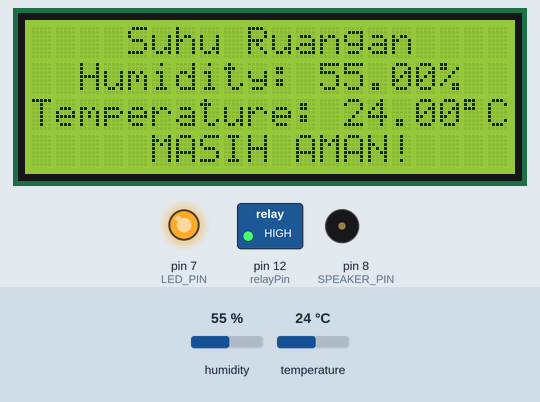
A sketch run on a simulated Arduino Uno, built with avr-gcc and run on an emulated ATmega328P. Shown: 20×4 character LCD, switched loads named in the sketch (green lamp = pin HIGH), output pins drawn as LEDs (lit = HIGH), buzzer (waves = sounding). Inputs (shaded band) come from the test bench; at power-on: temperature 24 °C, humidity 55 %. The modem accepts every AT command (registered, SIM ready, sends succeed) and sends nothing else; what the sketch prints to the serial monitor is not drawn.

Above: at 4.3 s.
4.4 s: temperature set to 23.3 °C
At 13.9 s:
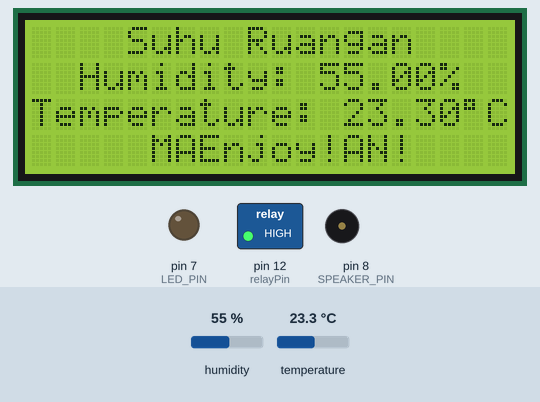
14.7 s: temperature set to 28 °C
At 23.9 s:
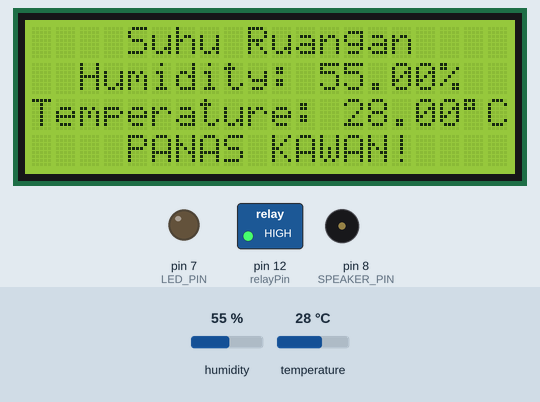
29.7 s: temperature set to 26.6 °C
39.8 s: temperature set to 25.2 °C
44.8 s: temperature set to 12 °C
At 53.7 s:
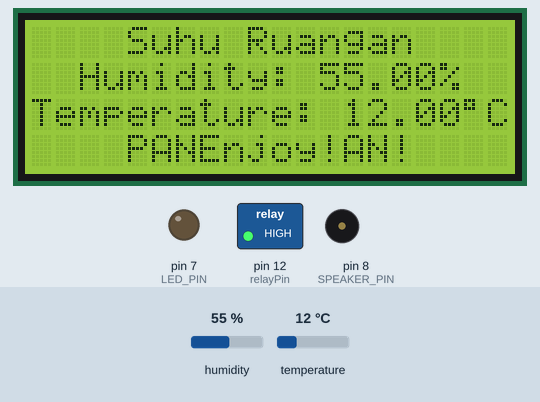
54.9 s: temperature set to 25 °C
At 64.8 s:
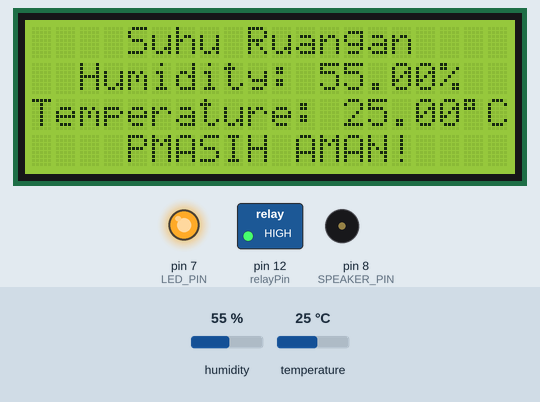
Timing chart, 0 to 65.9 s (numbered marks = the images above; inputs shaded):
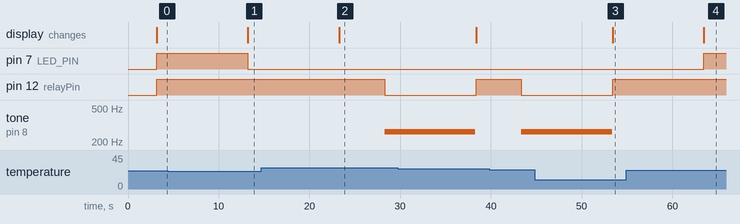

The sketch:

SuhuTest.ino
```cpp
#include "LiquidCrystal_I2C.h"
#include "DHT.h"
#include <SoftwareSerial.h>

#define I2C_ADDR 0x27
#define LCD_COLUMNS 20
#define LCD_LINES 4
#define DHTPIN 2
#define DHTTYPE DHT22 // DHT 22 (AM2302), AM2321
#define SPEAKER_PIN 8
#define LED_PIN 7

// Jika tidak mengunakan modul sim hapus ini
SoftwareSerial sim(12, 13); // TX RX
String apn = "internet"; // Nama APN
String user = ""; // Nama pengguna APN (kosongkan jika tidak ada)
String password = ""; // Kata sandi APN (kosongkan jika tidak ada)

LiquidCrystal_I2C lcd(I2C_ADDR, LCD_COLUMNS, LCD_LINES);
DHT dht(DHTPIN, DHTTYPE);
const int relayPin = 12;
void setup() {
  // put your setup code here, to run once:
  Serial.begin(9600);
  sim.begin(9600);
  pinMode(SPEAKER_PIN, OUTPUT);
  pinMode(LED_PIN, OUTPUT);
  pinMode(relayPin, OUTPUT);
  dht.begin();

  // Init
  lcd.init();
  lcd.backlight();

  // Jika tidak mengunakan modul sim hapus ini
  //AT Command untuk inisialisasi SIM800L
  sim.println("AT");
  delay(1000);
  sim.println("AT+CMGF=1"); // Set mode teks SMS
  delay(1000);
  sim.println("AT+CNMI=1,2,0,0,0"); // Aktifkan pemberitahuan SMS
  delay(1000);
}

void loop() {
  // put your main code here, to run repeatedly:
  float temperature = dht.readTemperature();
  float humidity = dht.readHumidity();

  // Check if any reads failed and exit early (to try again).
  if (isnan(temperature) || isnan(humidity)) {
    Serial.println(F("Failed to read from DHT sensor!"));
    return;
  }

  // Node MCU Serial Comunication
  String minta = "";
  while(Serial.available() > 0) {
    minta += char(Serial.read());
  }
  minta.trim();
  if (minta == "Ya") {
    send();
  }
  minta = "";

  // Print something
  lcd.setCursor(4, 0);
  lcd.print("Suhu Ruangan");
  lcd.setCursor(2, 1);
  lcd.print("Humidity: ");
  lcd.print(humidity);
  lcd.print("%");
  lcd.setCursor(0, 2);
  lcd.print("Temperature: ");
  lcd.print(temperature);
  lcd.print((char)223);
  lcd.print("C");
  if (temperature >= 26) {
    lcd.setCursor(4, 3);
    lcd.print("PANAS KAWAN!");
    //Mengirim pesan SMS
    // sendSMS("+6281234567890", "Halo, ini contoh pesan SMS dari Arduino!");
    String data = String(temperature) + "#" + String(humidity); // Node MCU
    Serial.println(data);
    digitalWrite(relayPin, HIGH);
    delay(5000);
    digitalWrite(relayPin, LOW);
    tone(SPEAKER_PIN, 262, 10000);
  } else if (temperature >= 24){
    lcd.setCursor(5, 3);
    lcd.print("MASIH AMAN!");
    digitalWrite(LED_PIN, HIGH);
    digitalWrite(relayPin, HIGH);
  }else{
    lcd.setCursor(7, 3);
    digitalWrite(LED_PIN, LOW);
    digitalWrite(relayPin, HIGH);
    lcd.print("Enjoy!");
  }
  delay(10000); // 10 detik
}

void send() {
  float temperature = dht.readTemperature();
  float humidity = dht.readHumidity();

  if (isnan(temperature) || isnan(humidity)) {
    Serial.println(F("Failed to read from DHT sensor!"));
    return;
  }
}

// Jika tidak mengunakan modul sim hapus ini
void sendSMS(String number, String message) {
  sim.println("AT+CGATT=1"); //Aktifkan attach ke GPRS
  delay(1000);
  sim.println("AT+SAPBR=3,1,\"Contype\",\"GPRS\""); //Set APN
  delay(1000);
  sim.print("AT+SAPBR=3,1,\"APN\",\"");
  sim.print(apn);
  sim.println("\"");
  delay(1000);
  sim.print("AT+SAPBR=3,1,\"USER\",\"");
  sim.print(user);
  sim.println("\"");
  delay(1000);
  sim.print("AT+SAPBR=3,1,\"PWD\",\"");
  sim.print(password);
  sim.println("\"");
  delay(1000);
  sim.println("AT+SAPBR=1,1"); //Buka koneksi GPRS
  delay(3000);
  sim.println("AT+CMGF=1"); //Set mode teks SMS
  delay(1000);
  sim.print("AT+CMGS=\"");
  sim.print(number);
  sim.println("\""); //Kirim nomor tujuan SMS
  delay(1000);
  sim.print(message); //Kirim isi pesan SMS
  delay(100);
  sim.write(0x1A); //Kirim karakter Ctrl+Z untuk mengirim SMS
  delay(1000);
  sim.println();
  delay(1000);
  sim.println("AT+SAPBR=0,1"); //Tutup koneksi GPRS
  delay(1000);
  sim.println("AT+CGATT=0"); //Nonaktifkan attach ke GPRS
}
```

Measured:
- the behaviour switches between 24 and 23.9 °C on temperature (found by bisection; images 0 and 1)
- after the input at 4.4 s, pin 7 (LED_PIN): HIGH → LOW after 8.8 s; the display: changes after 8.8 s (image 1)
- after the input at 14.7 s, pin 12 (relayPin): HIGH → LOW after 13.6 s; tone on pin 8 (SPEAKER_PIN): silent → 262 Hz after 13.6 s; the display: changes after 8.6 s (image 2)
- after the input at 44.8 s, pin 7 (LED_PIN): stays LOW (without the input it goes to HIGH after 8.6 s); the display: changes after 8.6 s (image 3)
- after the input at 54.9 s, pin 7 (LED_PIN): LOW → HIGH after 8.6 s; the display: changes after 8.6 s (image 4)
